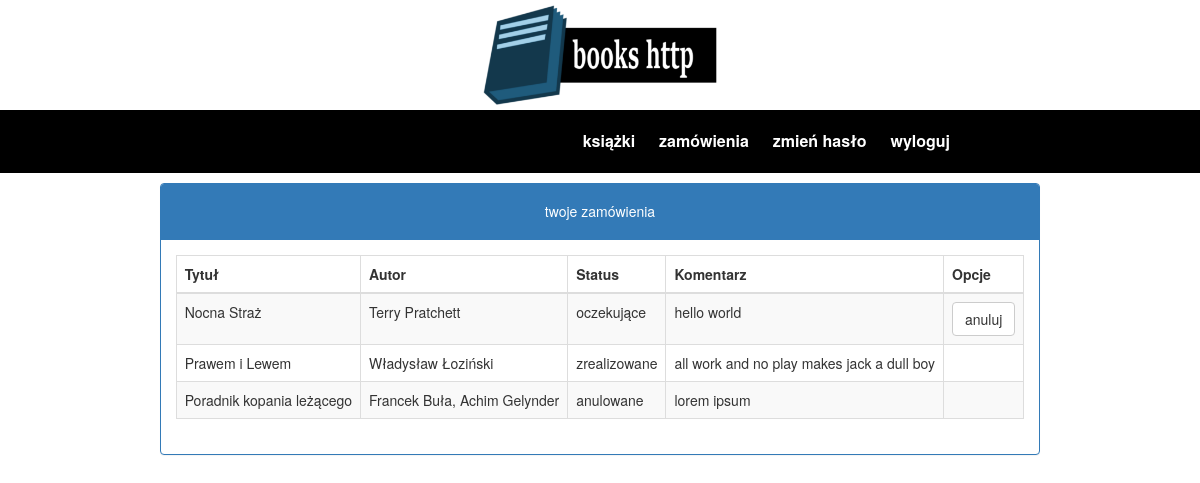
The app's page / (signed in) with its own data.
### tables this page shows
CREATE TABLE IF NOT EXISTS reservation (
	id INT UNSIGNED NOT NULL AUTO_INCREMENT PRIMARY KEY,
	reserver INT UNSIGNED NOT NULL,
	book INT UNSIGNED NOT NULL,
	status TINYINT(1) UNSIGNED NOT NULL DEFAULT '0',
	description VARCHAR(512),
	FOREIGN KEY (reserver) REFERENCES user(id),
	FOREIGN KEY (book) REFERENCES book(id)
);

CREATE TABLE IF NOT EXISTS book (
	id INT UNSIGNED NOT NULL AUTO_INCREMENT PRIMARY KEY,
	isbn VARCHAR(32) NOT NULL,
	title VARCHAR(128) NOT NULL,
	publicationYear VARCHAR(4) NOT NULL,
	publisher INT UNSIGNED NOT NULL,
	totalCount INT UNSIGNED NOT NULL,
	availableCount INT UNSIGNED NOT NULL,
	description VARCHAR(512),
	FOREIGN KEY (publisher) REFERENCES publisher(id)
);

CREATE TABLE IF NOT EXISTS author (
	id INT UNSIGNED NOT NULL AUTO_INCREMENT PRIMARY KEY,
	book INT UNSIGNED NOT NULL,
	writer INT UNSIGNED NOT NULL,
	FOREIGN KEY (book) REFERENCES book(id),
	FOREIGN KEY (writer) REFERENCES writer(id)
);

CREATE TABLE IF NOT EXISTS writer (
	id INT UNSIGNED NOT NULL AUTO_INCREMENT PRIMARY KEY,
	name VARCHAR(32) NOT NULL,
	surname VARCHAR(32) NOT NULL
);

### index.php (called while the page is built, shortened)
<?php
$cmd = isset($_GET['cmd']) ? $_GET['cmd'] : '';
require 'lib/loader.php';
$loader = new \PS\Loader($cmd, DEFAULT_PAGE, DEBUG_MODE);
$loader->loadModule('lib/database');
$loader->loadModule('lib/user');
$loader->loadModule('lib/book');
$loader->loadModule('lib/writer');
$loader->loadModule('lib/author');
$loader->loadModule('lib/reservation');
$db = new \PS\Database($loader);
$db->connect(DATABASE_HOST, DATABASE_BASE, DATABASE_USER, DATABASE_PASS);
$user = new \PS\User($db, USER_PASSWORD_COST);
$loader->loadModule('page/' . $loader->getPage());

### lib/user.php (called while the page is built, shortened)
<?php
class User {
	private $id;
	private $permission;
	private function respawnFromSession()
	{
		$this->id          = (int)$_SESSION['user']['id'];
		$this->permission  = (int)$_SESSION['user']['permission'];
	}
	public function getId()
	{
		return $this->id;
	}
	public function getPermission()
	{
		return $this->permission;
	}
}

### lib/reservation.php (called while the page is built, shortened)
<?php
class Reservation {
	private $db;
	private $status;
	private $status_code = array(
		'oczekujące',
		'zrealizowane',
		'anulowane'
	);
	public function __construct($db,
	                            $id = null,
	                            $reserver = null,
	                            $book = null,
	                            $status = null,
	                            $description = null)
	{
		$this->db          = $db;
		$this->status      = $status;
	}
	public function getStatusName($status)
	{
		return ($status == null ? $this->status_code[$this->status] : $this->status_code[$status]);
	}
	public function search($mode, $input = null)
	{
		switch ($mode) {
		case 'reserver+books':
			$query = 'SELECT reservation.id, ' .
			                'reservation.book, ' .
			                'reservation.status, ' .
			                'reservation.description, ' .
			                'book.isbn AS bookIsbn, ' .
			                'book.title AS bookTitle, ' .
			                'book.publicationYear AS bookPublicationYear, ' .
			                'book.publisher AS bookPublisher, ' .
			                'book.totalCount AS bookTotalCount, ' .
			                'book.availableCount AS bookAvailableCount, ' .
			                'book.description AS bookDescription ' .
			         'FROM reservation INNER JOIN book ON reservation.book = book.id ' .
			         'WHERE reserver = :reserver ' .
			         'ORDER BY reservation.id';
			$placeholders = array(':reserver' => $input);
			break;
		}
		$stmt = $this->db->base->prepare($query);
		$stmt->execute($placeholders);
		return $stmt->fetchAll(\PDO::FETCH_ASSOC);
	}
}

### lib/database.php (called while the page is built, shortened)
<?php
class Database {
	private $loader;
	public function __construct($loader)
	{
		$this->loader = $loader;
	}
	public function connect($host, $base, $login, $password, $engine = 'mysql', $charset = 'utf8')
	{
		try {
			$this->base = new \PDO($engine .
			            ':host=' . $host   .
			          ';dbname=' . $base   .
			         ';charset=' . $charset, $login, $password);
		} catch (\PDOException $e) {
			$this->loader->loadModule('inc/database-connection-error', true);
			die();
		}
	}
}

### lib/author.php (called while the page is built, shortened)
<?php
class Author {
	private $db;
	public function __construct($db, $id = null, $book = null, $writer = null)
	{
		$this->db   = $db;
	}
	public function search($mode, $input = null)
	{
		switch ($mode) {
		case 'book':
			$query = 'SELECT * ' .
			         'FROM author ' .
			         'WHERE book = :book';
			$placeholders = array(':book' => $input);
			break;
		}
		$stmt = $this->db->base->prepare($query);
		$stmt->execute($placeholders);
		return $stmt->fetchAll(\PDO::FETCH_ASSOC);
	}
}

### lib/writer.php (called while the page is built, shortened)
<?php
class Writer {
	private $db;
	private $name;
	private $surname;
	public function __construct($db, $id = null, $name = null, $surname = null)
	{
		$this->db   = $db;
		$this->name = $name;
		$this->surname = $surname;
	}
	public function getFullName()
	{
		return $this->name . ' ' . $this->surname;
	}
	public function getDataFromDb($mode, $input)
	{
		$query = 'SELECT * FROM writer WHERE ';
		switch($mode) {
		case 'id':
			$query .= 'id = :id';
			break;
		}
		$query .= ' LIMIT 1';
		$stmt = $this->db->base->prepare($query);
		$stmt->execute(array(':' . $mode => $input));
		$row = $stmt->fetch(\PDO::FETCH_ASSOC);
		$this->name    = $row['name'];
		$this->surname = $row['surname'];
		return true;
	}
}

### page/home.php (the view, shortened to what this page needs)
<?php
global $loader;
global $db;
global $user;
?>
<!DOCTYPE html>
<html lang="<?= DEFAULT_LANG ?>">
<head>
	<link rel="stylesheet" type="text/css" href="<?= GLOBAL_ROOT ?>/css/main.css">
	<link rel="stylesheet" type="text/css" href="<?= GLOBAL_ROOT ?>/css/bootstrap.css">
</head>
<body>
	<main id="page">
<?php $loader->loadModule('inc/menu'); ?>
<?php if ($user->getPermission() === 1) { ?>
		<div class="panel panel-primary" style="display: inline-block; min-width: 500px; margin: 10px auto;">
			<div class="panel-heading"><h5>wszystkie zamówienia</h5></div>
			<div class="panel-body">
				<table class="table table-striped table-bordered">
					<thead>
						<th>nr</th>
						<th>Użytkownik</th>
						<th>Tytuł</th>
						<th>Autor</th>
						<th>Status</th>
						<th>Komentarz</th>
						<th>Opcje</th>
					</thead>
					<tr>
						<td>6/2016</td>
						<td>Clint Eastwood</td>
						<td>Kaznodzieja: Alamo</td>
						<td>Garth Ennis</td>
						<td>wypożyczone</td>
						<td></td>
						<td></td>
					</tr>
					<tr>
						<td>15/2016</td>
						<td>Jan Kowalski</td>
						<td>Archipelag Gułag</td>
						<td>Aleksander Sołżenicyn</td>
						<td>oddane (zakończone)</td>
						<td></td>
						<td></td>
					</tr>
				</table>
			</div>
		</div>
<?php } else { ?>
		<div class="panel panel-primary" style="display: inline-block; min-width: 500px; margin: 10px auto;">
			<div class="panel-heading"><h5>twoje zamówienia</h5></div>
			<div class="panel-body">
				<table class="table table-striped table-bordered">
					<thead>
						<th>Tytuł</th>
						<th>Autor</th>
						<th>Status</th>
						<th>Komentarz</th>
						<th>Opcje</th>
					</thead>
<?php
$reservations = new \PS\Reservation($db);
foreach ($reservations->search('reserver+books', $user->getId()) as $reservation) {
	echo '<tr>';
	echo '<td>' . $reservation['bookTitle'] . '</td>';
	echo '<td>';
	$authors = new \PS\Author($db);
	$first = true;
	foreach ($authors->search('book', $reservation['book']) as $author) {
		$writer = new \PS\Writer($db);
		$writer->getDataFromDb('id', $author['writer']);
		echo ($first ? '' : ', ') . $writer->getFullName();
		$first = false;
	}
	echo '</td>';
	echo '<td>' . $reservations->getStatusName($reservation['status']) . '</td>';
	echo '<td>' . $reservation['description'] . '</td>';
	if ($reservation['status'] == 0)
		echo '<td><a class="btn btn-default" href="#" role="button">anuluj</a></td>';
	else
		echo '<td></td>';
	echo '</tr>';
}
?>
				</table>
			</div>
		</div>
<?php } ?>
	</main>
</body>
</html>

### lib/loader.php (shortened to what this page needs)
<?php
class Loader {
	public function loadModule($module, $require = true)
	{
		$file = $module . '.php';
		if ($require)
			require $file;
		else
			include $file;
	}
}

### inc/menu.php (shortened to what this page needs)
<img src="<?= GLOBAL_ROOT ?>/gfx/books.png" class="logo-small" />
<div class="main-menu">
	<a class="main-menu-button" href="<?= GLOBAL_ROOT ?>/">książki</a>
	<a class="main-menu-button" href="<?= GLOBAL_ROOT ?>/home">zamówienia</a>
	<a class="main-menu-button" href="<?= GLOBAL_ROOT ?>/password">zmień hasło</a>
	<a class="main-menu-button" href="<?= GLOBAL_ROOT ?>/logout" style="margin-right: 20%;">wyloguj</a>
</div>

### css/main.css (style rules this page uses)
body { padding: 0; margin: 0px auto; background-color: #ffffff; font-family: sans-serif; font-size: 1em; text-align: center; }
.main-menu { background-color: #000000; width: 100%; margin: 0px auto; display: block; padding: 0px; text-align: right; }
.main-menu-button { background-color: #000000; font-size: 16px; color: #FFFFFF; padding: 20px 10px 20px 10px; border: 0px; margin: 0px; cursor: pointer; display: inline-block; font-weight: bold; }
.logo-small { border: 0px; padding: 0px; height: 100px; margin: 5px auto; display: block; }
td { text-align: left; }

### records on screen
reservation: book.title "Nocna Straż", status "oczekujące", description "hello world", shows "anuluj"
author: writer.surname "Terry Pratchett"
reservation: book.title "Prawem i Lewem", status "zrealizowane", description "all work and no play makes jack a dull boy"
author: writer.surname "Władysław Łoziński"
reservation: book.title "Poradnik kopania leżącego", status "anulowane", description "lorem ipsum"
author: writer.surname "Francek Buła"
author: writer.surname "Achim Gelynder"
